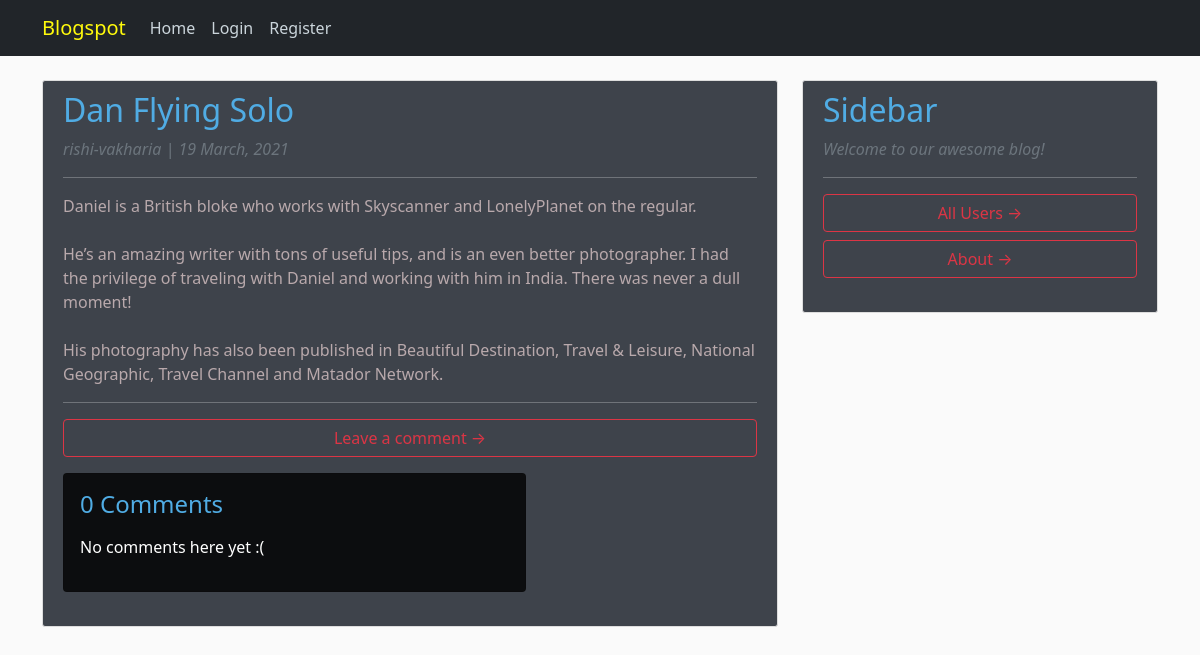
The app's page /post/18/ with its own data.
### blog/models.py (models this page shows, shortened)
class Post(models.Model):
    title = models.CharField(max_length=100, unique=True)
    content = models.TextField()
    date_posted = models.DateTimeField(auto_now=True)
    author = models.ForeignKey(User, on_delete=models.CASCADE, null=True)

### blog/views.py (the view)
# urls.py: path('post/<int:pk>/', PostDetailView.as_view(), name='post-detail'),
class PostDetailView(DetailView):
    model = Post

### blog/templates/blog/post_detail.html (shortened to what this page needs)
{% extends "blog/base.html" %}
    {% block content %}
        <article style="background: rgb(16,22,32,0.8);" class="media content-section">
        <div class="media-body">
            <h2 style="color: #50ACE4;"article-title">{{ object.title }}</h2>
                <em><p style="color:rgb(128, 185, 189);"class="text-muted">{{ object.author }} | {{ object.date_posted|date:"d F, Y"}}</p></em>
            </div>
            <hr>
            <p style="color: #B9A9AC" class="article-content">{{ object.content }}</p>
            <hr>
            <dev>
            <h5><a class="btn btn-outline-danger w-100" href="{% url 'add_comment_to_post' pk=post.pk %}">Leave a comment &rarr;</a></h5>
            </dev>
            <div style="background: rgb(00, 00, 00, 0.8);" class="col-md-8 card mb-4 mt-3 ">
                <div class="card-body">
                    {% with post.comments.count as total_comments %}
                    <h4 style="color: #50ACE4;">{{ total_comments }} Comments</h4>
                    <p>
                        {% endwith %} {% for comment in post.comments.all %}
                    </p>
                        <div class="comment" style="padding:0%;" 10px;>
                            <em class="font-weight-bolder">
                                {{ comment.Name }}
                            <span class="text-muted font-weight-normal">{{ comment.created_date }}</span>
                            </em>
                            <br>
                            <blockquote style="color: #B9A9AC">{{ comment.Body | linebreaks }}</blockquote>
                            <hr>
                        </div>
                    {% empty %}
                        <p>No comments here yet :(</p>
                    {% endfor %}
            </div>
        </div>
        </article>
    {% endblock content %}

### blog/static/blog/main.css (style rules this page uses)
body { background: #fafafa; color: white; margin-top: 5rem; }
#bg { background-repeat: no-repeat; background-size: cover; background-position: center center; background-attachment: fixed; }
h1, h2, h3, h4, h5, h6 { color: #aed8bc; }
.content-section { background: #ffffff; padding: 10px 20px; border: 1px solid #dddddd; border-radius: 3px; margin-bottom: 20px; }
.article-content { white-space: pre-line; }

### records on screen
Post: title "Dan Flying Solo", author "rishi-vakharia", date_posted "19 March, 2021", content "Daniel is a British bloke who works with Skyscanner and LonelyPlanet on the regular. He’s an amazing writer with tons of useful tips, and is an even better photographer. I had the privilege of traveling with Daniel and working with him in India. There was never a dull moment! His photography has also been published in Beautiful Destination, Travel & Leisure, National Geographic, Travel Channel and Matador Network."

### other values on screen
{{ total_comments }} "0"
